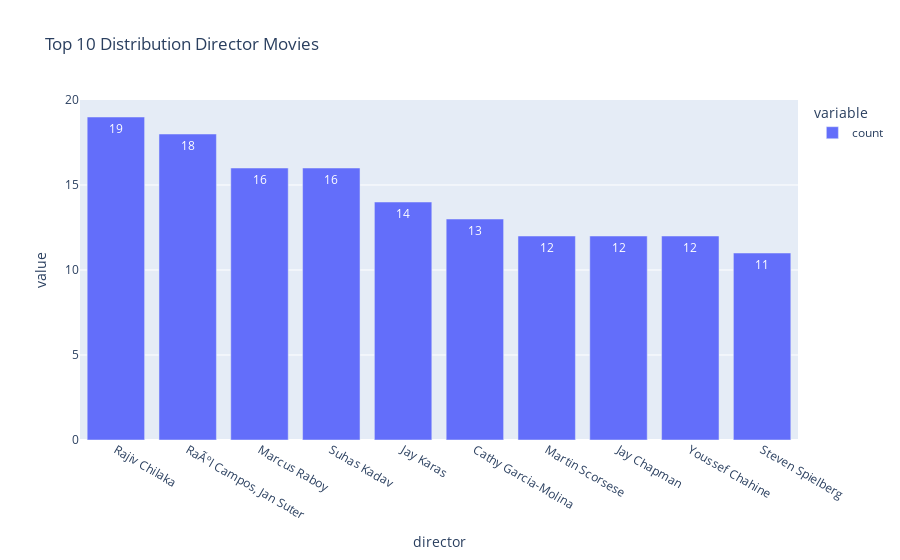

The notebook cell saved with this chart:
### Code cell
top_10_director = top_10_director.sort_values(ascending=False).head(10)
px.bar(data_frame=top_10_director, text_auto=True, title='Top 10 Distribution Director Movies')

### Figure 1 — Plotly figure (JSON) as saved in the notebook; plotly's stock layout.template omitted (floating-point values rounded to 4 significant figures)
{"data": [{"alignmentgroup": "True", "hovertemplate": "variable=count<br>director=%{x}<br>value=%{y}<extra></extra>", "legendgroup": "count", "marker": {"color": "#636efa", "pattern": {"shape": ""}}, "name": "count", "offsetgroup": "count", "orientation": "v", "showlegend": true, "textposition": "auto", "texttemplate": "%{y}", "type": "bar", "x": ["Rajiv Chilaka", "RaÃºl Campos, Jan Suter", "Marcus Raboy", "Suhas Kadav", "Jay Karas", "Cathy Garcia-Molina", "Martin Scorsese", "Jay Chapman", "Youssef Chahine", "Steven Spielberg"], "xaxis": "x", "y": [19, 18, 16, 16, 14, 13, 12, 12, 12, 11], "yaxis": "y"}], "layout": {"barmode": "relative", "legend": {"title": {"text": "variable"}, "tracegroupgap": 0}, "title": {"text": "Top 10 Distribution Director Movies"}, "xaxis": {"anchor": "y", "domain": [0, 1], "title": {"text": "director"}}, "yaxis": {"anchor": "x", "domain": [0, 1], "title": {"text": "value"}}}}
